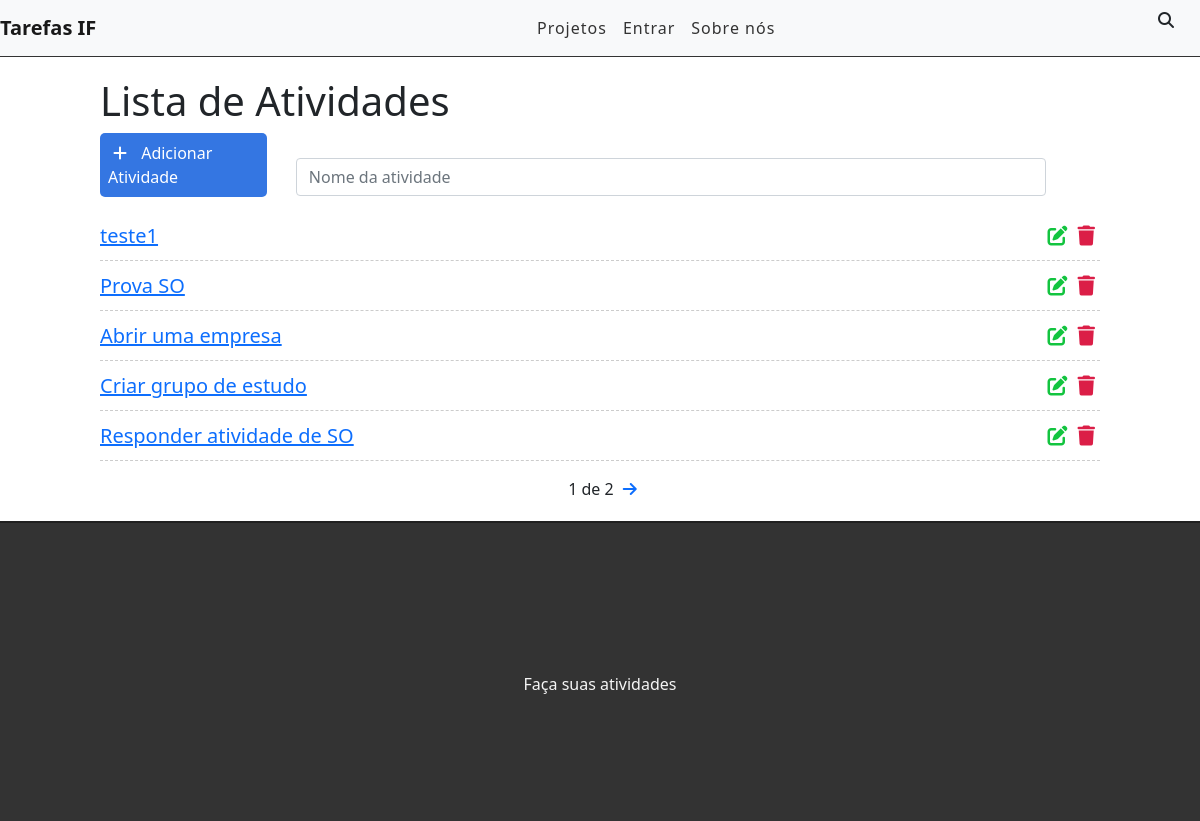
The page / on the database its author committed.
### paginas/models.py (models this page shows, shortened)
class Task(models.Model):
    STATUS = (
        ('doing', 'Doing'),
        ('done', 'Done'),
    )
    title=models.CharField(max_length=255)
    description = models.TextField()
    done = models.CharField(
        max_length=5,
        choices=STATUS,
    )
    created_at = models.DateTimeField(auto_now_add=True)
    updated_at = models.DateTimeField(auto_now=True)

### paginas/views.py (the view)
# urls.py: path('', views.taskList, name='task-list'),
def taskList(request):
    tasks_list = Task.objects.all().order_by('-created_at')
    paginator = Paginator(tasks_list, 5)
    page = request.GET.get('page')
    tasks = paginator.get_page(page)
    return render(request, 'paginas/list.html', {'tasks': tasks})

### paginas/templates/paginas/list.html (shortened to what this page needs)
{% extends "index.html" %}
{% block content %}
<div class="offset-1 col-10 list-div">
    <h1>Lista de Atividades</h1>
    <a id="add-link" href="newtask/">
        <div class="col-2 add-div">
            <i class="fas fa-plus"></i> Adicionar Atividade
        </div>
    </a>
    <div class="col-9 search-div">
        <form methodn="GET">
            <input class="form-control" type="text" id="search" name="search" placeholder="Nome da atividade">
            <i class="fas fa-search"></i>
        </form>
    </div>
    <ul class="task-list">
        {% for task in tasks %}
        <li class="task-item">
            <span><a href="/task/{{task.id}}">{{task.title}}</a></span>
            <a href="delete/{{task.id}}" class="delete-btn"><span><i class="fas fa-trash"></i></span></a>
            <a href="edit/{{task.id}}"><span><i class="fas fa-edit"></i></span></a>
        </li>
        {% endfor %}
    </ul>
    <div class="pagination">
        <span class="step-links">
            <span class="current">
                {{ tasks.number }} de {{ tasks.paginator.num_pages}}
            </span>
            {% if tasks.has_next %}
                <a href="?page={{ tasks.next_page_number }}"><i class="fas fa-arrow-right"></i></a>
            {% endif %}
        </span>
    </div>
</div>
{% endblock %}

### static/css/styles.css (style rules this page uses)
#add-link { text-decoration: none; }
.add-div { background-color: #3476e2; cursor: pointer; display: inline-block; color: #FFF; padding: 8px; border-radius: 5px; margin-right: 25px; }
.fas.fa-plus { color: #FFF; margin-right: 10px; margin-left: 5px; }
.fas.fa-search { position: absolute; top: 12px; right: 26px; }
.search-div { padding: 0px; margin-top: 15px; margin-bottom: 15px; display: inline-block; }
.list-div { padding: 0; }
.task-list { padding-left: 0; }
.task-item { list-style: none; font-size: 20px; height: 50px; padding-top: 10px; border-bottom: 1px dashed #ccc; }
.fas.fa-trash, .fas.fa-edit { cursor: pointer; margin: 5px; font-size: 20px; float: right; }
.fas.fa-trash { color: #db1e47; }
.fas.fa-edit { color: #13c43f; }
.pagination { margin-bottom: 20px; }
.step-links { position: relative; margin-left: auto; margin-right: auto; }
.step-links .current { margin-left: 5px; margin-right: 5px; }

### rows shown on the page
Task: title "teste1"
Task: title "Prova SO"
Task: title "Abrir uma empresa"
Task: title "Criar grupo de estudo"
Task: title "Responder atividade de SO"

### other values the page prints
{{ tasks.number }} "1"
{{ tasks.paginator.num_pages }} "2"
